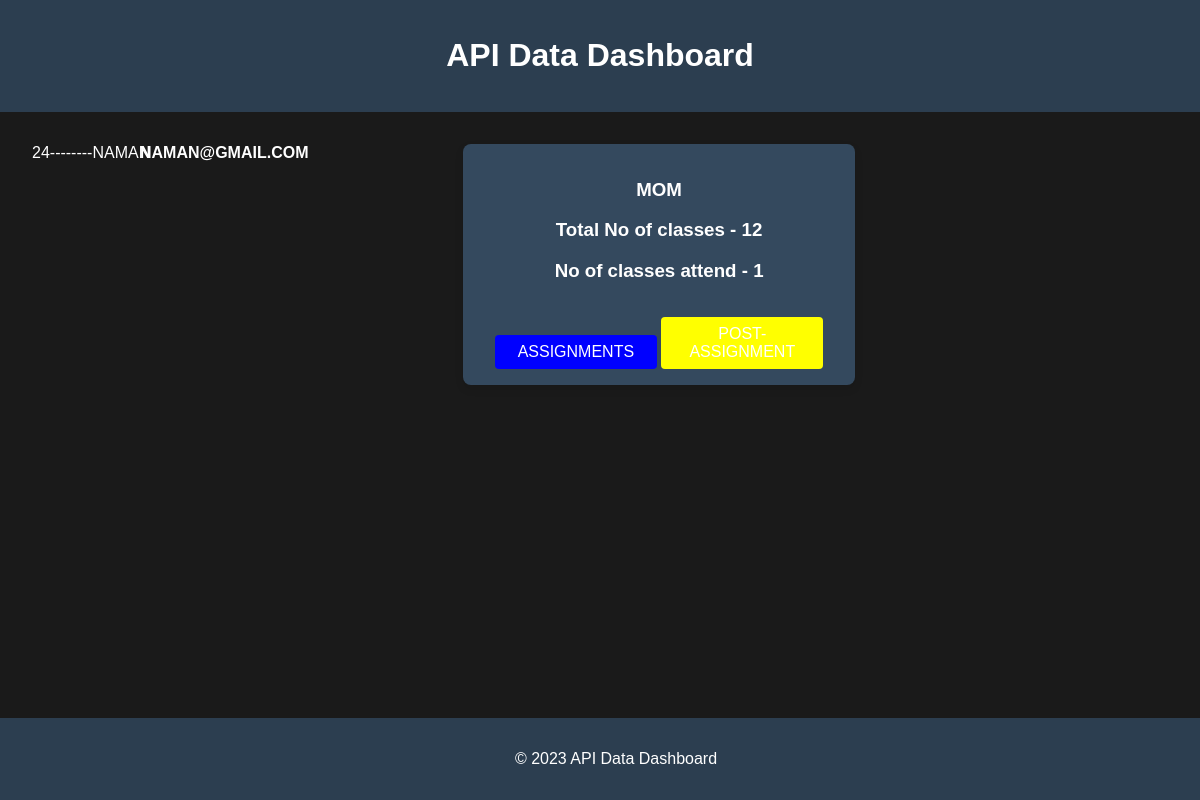
The page /27 (signed in) on the database as committed earlier.
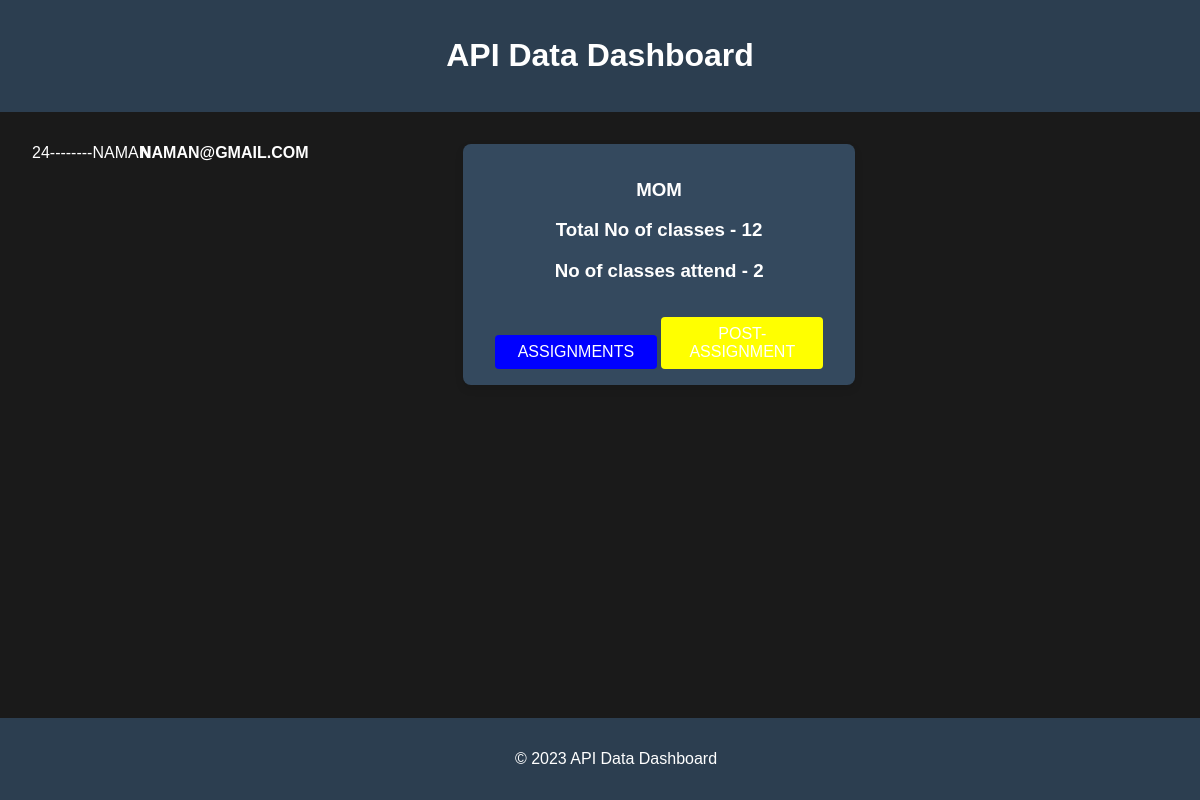
The same page on the database as committed later.
### api/models.py (models this page shows, shortened)
class Attendance(models.Model):
      subject = models.ForeignKey(Subject , on_delete= models.CASCADE)
      student = models.ForeignKey(Student , on_delete= models.CASCADE , null = True)
      no_of_classes_attended = models.IntegerField(default = 0)

class Subject(models.Model):
      name = models.CharField(max_length=20)
      No_of_classes = models.IntegerField(default = 0 )
      no_of_required_classes = models.IntegerField(default = 0)

### user_accounts/views.py (the view)
# urls.py: path("<pk>", student_data , name="student-data"),
def student_data(request,pk):
        student = Student.objects.filter(id = pk).first()
        data = Attendance.objects.filter(student = student)
        staff = staff_data.objects.filter(name = request.user)
        context = {
                "obj":staff,
                "stu":student,
                "data":data
        }
        return render(request , "CRUD.html" , context)

### TEMPLATES/CRUD.html (shortened to what this page needs)
<!DOCTYPE html>
<html lang="en">
<head>
</head>
<body>
  <header>
    <h1>API Data Dashboard</h1>
  </header>
  <section>
    <div class="card1">
   <div class ="abc">{{stu.name.id}}--------{{stu.name.username}}</div>
 {% for i in data %}
   <h4 class = 'abcd'>{{stu.name.email}}</h4>
  </div>
  <div class="card">
    <h3>{{i.subject.name}}</h3>
    <h3>Total No of classes - {{i.subject.No_of_classes}}</h3>
    <h3>No of classes attend - {{i.no_of_classes_attended}}</h3>
    <a href = "{% url "assignment"  %}?stu={{stu.name.username}}&sub={{i.subject.name}}"><button type = "submit"  class="button-blue">ASSIGNMENTS</button></a>
    <a href = "{% url "post-assignment" %}?stu={{stu.name.username}}&sub={{i.subject.name}}"><button type = "submit" class = "button-yellow">POST-ASSIGNMENT</button></a>
</div>
 {% endfor %}
  </section>
  <footer>
    <p>&copy; 2023 API Data Dashboard</p>
  </footer>
</body>
</html>

Rows that differ between the two databases and show on the page:
changed Attendance "MOM": no_of_classes_attended "1" → "2"
